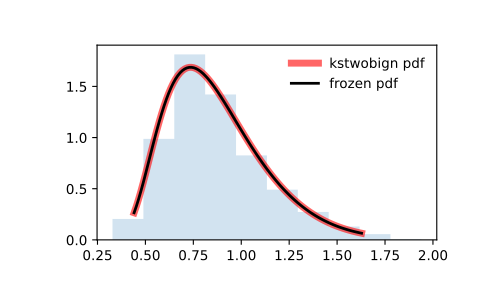

Write the Python code that produced this figure.
from scipy.stats import kstwobign
import matplotlib.pyplot as plt
fig, ax = plt.subplots(1, 1)

# Calculate the first four moments:

mean, var, skew, kurt = kstwobign.stats(moments='mvsk')

# Display the probability density function (``pdf``):

x = np.linspace(kstwobign.ppf(0.01),
                kstwobign.ppf(0.99), 100)
ax.plot(x, kstwobign.pdf(x),
       'r-', lw=5, alpha=0.6, label='kstwobign pdf')

# Alternatively, the distribution object can be called (as a function)
# to fix the shape, location and scale parameters. This returns a "frozen"
# RV object holding the given parameters fixed.

# Freeze the distribution and display the frozen ``pdf``:

rv = kstwobign()
ax.plot(x, rv.pdf(x), 'k-', lw=2, label='frozen pdf')

# Check accuracy of ``cdf`` and ``ppf``:

vals = kstwobign.ppf([0.001, 0.5, 0.999])
np.allclose([0.001, 0.5, 0.999], kstwobign.cdf(vals))
# True

# Generate random numbers:

r = kstwobign.rvs(size=1000)

# And compare the histogram:

ax.hist(r, density=True, histtype='stepfilled', alpha=0.2)
ax.legend(loc='best', frameon=False)
plt.show()
